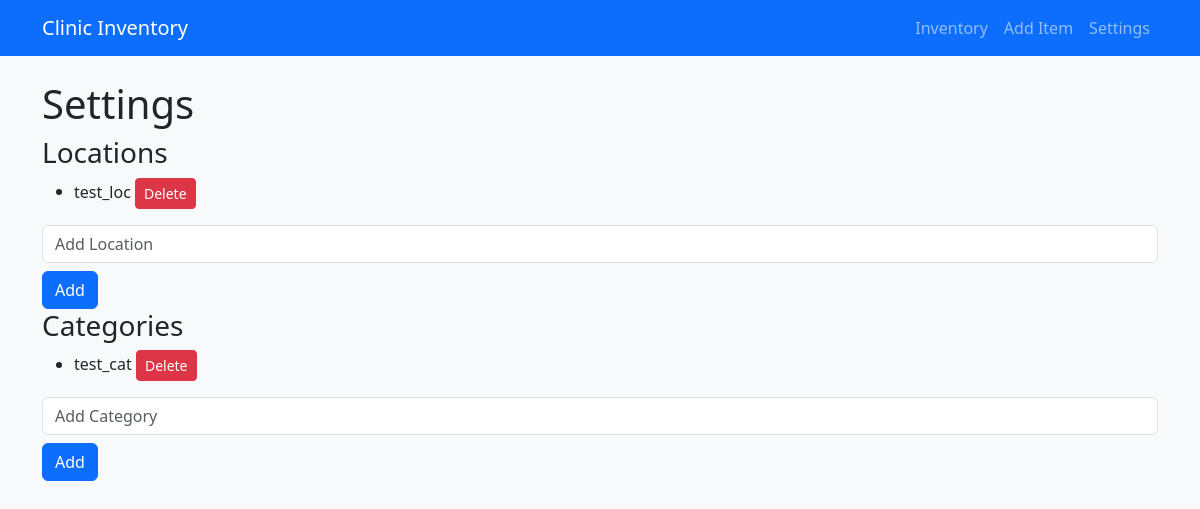
The app's page /settings, older data.
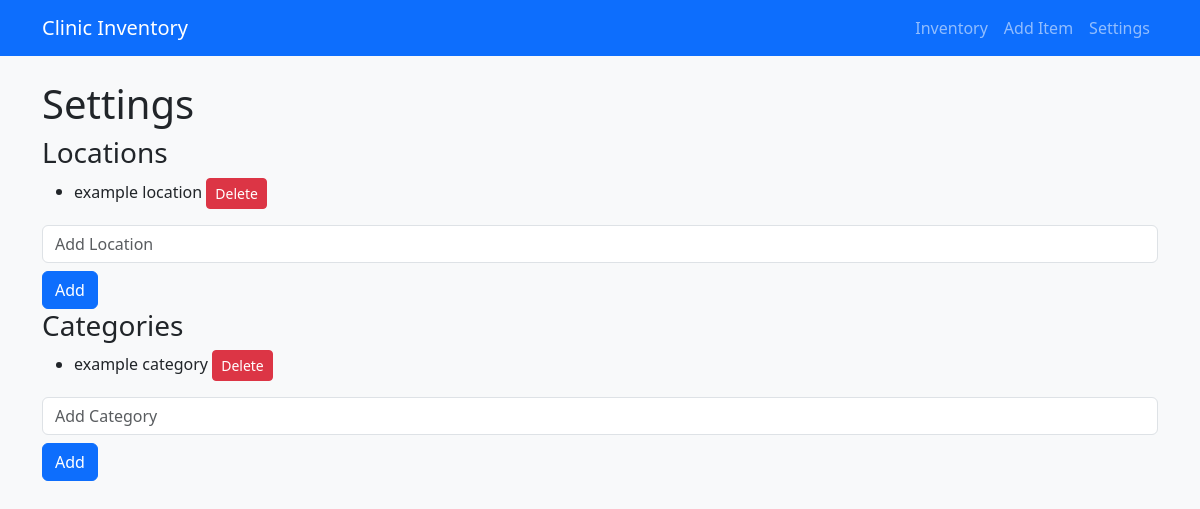
The same page, newer data.
### tables this page shows
CREATE TABLE settings (
                id INTEGER PRIMARY KEY AUTOINCREMENT,
                type TEXT NOT NULL,
                value TEXT NOT NULL
            );

### app.py (the view)
@app.route('/settings', methods=['GET', 'POST'])
def settings():
    if request.method == 'POST':
        setting_type = request.form['type']
        value = request.form['value']
        query_db("INSERT INTO settings (type, value) VALUES (?, ?)", [setting_type, value])
        return redirect(url_for('settings'))
    locations = query_db("SELECT value FROM settings WHERE type = 'location'")
    categories = query_db("SELECT value FROM settings WHERE type = 'category'")
    return render_template('settings.html', locations=locations, categories=categories)

### app.py (called while the page is built)
def query_db(query, args=(), one=False):
    with sqlite3.connect(DATABASE) as conn:
        conn.row_factory = sqlite3.Row  # This makes SQLite return rows as dictionaries
        cur = conn.cursor()
        cur.execute(query, args)
        rv = cur.fetchall()
        return (rv[0] if rv else None) if one else rv

### templates/settings.html (shortened to what this page needs)
{% extends "base.html" %}
{% block content %}
<h1>Settings</h1>
<h3>Locations</h3>
<ul>
    {% for location in locations %}
    <li>{{ location[0] }}
        <form method="POST" action="{{ url_for('delete_location', location_value=location[0]) }}" style="display:inline;">
            <button type="submit" class="btn btn-danger btn-sm">Delete</button>
        </form>
    </li>
    {% endfor %}
</ul>
<form method="POST">
    <input type="text" name="value" placeholder="Add Location" class="form-control mb-2">
    <button type="submit" class="btn btn-primary">Add</button>
</form>
<h3>Categories</h3>
<ul>
    {% for category in categories %}
    <li>{{ category[0] }}
        <form method="POST" action="{{ url_for('delete_category', category_value=category[0]) }}" style="display:inline;">
            <button type="submit" class="btn btn-danger btn-sm">Delete</button>
        </form>
    </li>
    {% endfor %}
</ul>
<form method="POST">
    <input type="text" name="value" placeholder="Add Category" class="form-control mb-2">
    <button type="submit" class="btn btn-primary">Add</button>
</form>
{% endblock %}

### templates/base.html (shortened to what this page needs)
<!DOCTYPE html>
<html lang="en">
<head>
    <link href="https://cdn.jsdelivr.net/npm/bootstrap@5.3.0-alpha3/dist/css/bootstrap.min.css" rel="stylesheet">
    <link rel="stylesheet" href="{{ url_for('static', filename='styles.css') }}">
</head>
<body>
    <nav class="navbar navbar-expand-lg navbar-dark bg-primary">
        <div class="container">
            <a class="navbar-brand" href="{{ url_for('main_page') }}">Clinic Inventory</a>
            <ul class="navbar-nav ms-auto">
                <li class="nav-item"><a class="nav-link" href="{{ url_for('main_page') }}">Inventory</a></li>
                <li class="nav-item"><a class="nav-link" href="{{ url_for('add_item') }}">Add Item</a></li>
                <li class="nav-item"><a class="nav-link" href="{{ url_for('settings') }}">Settings</a></li>
            </ul>
        </div>
    </nav>
    <div class="container mt-4">
        {% block content %}{% endblock %}
    </div>
</body>
</html>

### static/styles.css (style rules this page uses)
body { background-color: #f8f9fa; }
.navbar { margin-bottom: 20px; }

Row changes from the older to the newer data that the page shows:
removed settings: value "test_loc", shown under "Locations"
removed settings: value "test_cat", shown under "Categories"
added settings: value "example location", shown under "Locations"
added settings: value "example category", shown under "Categories"
